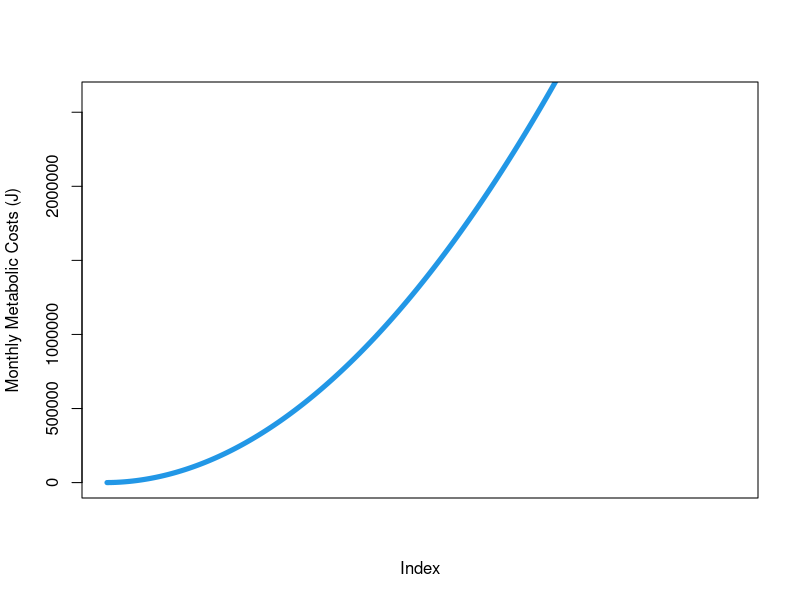
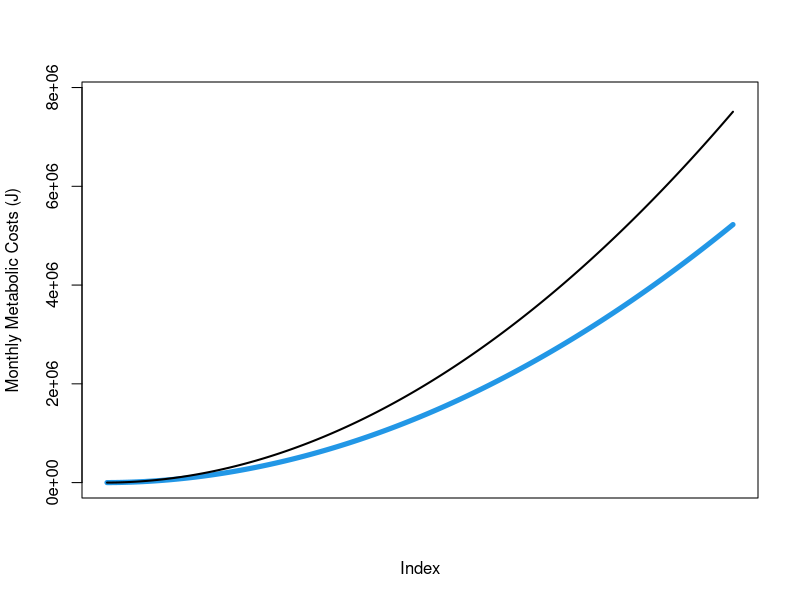
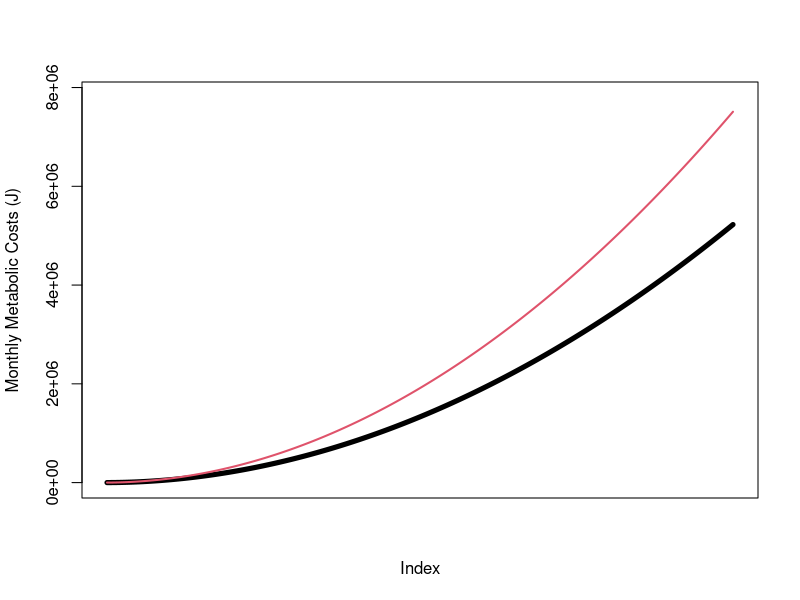

Reproduce these figures in R, in order. (Note: this script raises an error after producing the figures.)
 
#!/usr/bin/env Rscript --vanilla
#install.packages("fields")
# library(fields)
setwd("~/Documents/tuna_theory/")

set.seed(1001)
 
args <-  commandArgs(trailingOnly = TRUE)
counter <- as.numeric(args[1])
reprolimit = as.numeric(args[2])
Kappa = as.numeric(args[3])/12
f_h = as.numeric(args[4])/12



timebin=12
c1=1
 Temp <- 295

Tmax = 18*timebin  #monthly stime steps, maximum lifespan is 18 years

#describe temperature dependent costs
k=1.3e-23
E = 1.04e-19
theta=0.66
coef1  = 5e+16 ##normalization constant puts tuna SMR in the same ballpark as the costs Kitchell et al. (1978) Bioenergetic spectra of skipjack and yellowfin tunas, pp 359 IN Sharp G.D. and Dizon A.E. eds. The Physiological Ecology of Tunas, Academic press.  

#physiological parameters
a <- 1e-5 #from ICCAT 2015 BFT length-weight relationship
scale <-  4.2e+6 #J/kg #from Chapman et al. 2011
b=1.8
d = 2.4

#STATE VARIABLES
phi=1 # only 1 environment
Lmax=375  #maximum size of 4 meters
Lmin = 1 
Estoresmax=350 #maximum stores in loop  

storelimit= 0.75 #proportion of structural mass that inidivduals can devote to energy storage
storemin = 0.1
#reprolimit = 0.35

###################################################################################################################################################################################################
###Lookup Tables - look up costs and food functions so they are not calculated every time

###Sizespectra allow us to descripbe prey preference, encounter, consumption to predict prey availability and mass-specific mortality:
  #total mass maximum in kg
##Prey availability   
phi_a <- 3 #from table 2.2 in Andersen book
K_c <- 10 #from table 2.2, this is averaged over "all" - so PP in stomach of all preds and preys have a MR of 1224 independently of body size - but htis is something that changes with ecosystem according to KAPPA, eg less in deep sea, more in upwelling
lam <- 1.95

##mass dependent mortality
phi_p <- 0.07 #from table 2.2 in Andersen book
f_0 <- 0.6 #somewhere between 0 and 1, but predators rarely caught with totally full stomach
hprime <- 17.2
#f_h<-f_0*hprime
#coefficient on the consumption rate from table 2.2
met_mort <- -0.25 #the argument in Andersen book is that mass-specific rates such as mortality scales with the metabolic esp of 3/4 (Brown et al. 2004). 

 
####ADD SEASONALITY IN RESOURCES AND FOOD TO SOME MONTHS
kmult <-  c(rep(1, 6), rep(2, 6)) #rep(1, timebin) 
raiseT <- c(rep(4,6), rep(0, 6))  # rep(0, timebin)
Mass <- a*(Lmin:Lmax)^3

mu<- phi_p*f_h*Mass^met_mort #note we are excluding "background" mortality that is independent of size.... 

Income = matrix(nrow = timebin, ncol = length(Mass))
MTcosts = matrix(nrow = timebin, ncol = length(Mass))
for (kap in 1:timebin) {
  
  Income[kap, ] <- kmult[kap]*Kappa*phi_a*K_c*Mass^(2-lam) #this describes the scaling with size and ecostystem richness
  MTcosts[kap, ] <-coef1*(Mass)^theta*(exp(-E/(k*(Temp+raiseT[kap])))) 
  
}
 
plot(MTcosts[7, ], type="l", ylab="Monthly Metabolic Costs (J)", xaxt="n", lwd=5, ylim=c(0, 2600000), col=4)
plot(MTcosts[7, ], type="l", ylab="Monthly Metabolic Costs (J)", xaxt="n", lwd=5, ylim=c(0, 7800000), col=4)
lines(MTcosts[1, ], lty=1, col=1, lwd=2)
plot(MTcosts[7, ], type="l", ylab="Monthly Metabolic Costs (J)", xaxt="n", lwd=5, ylim=c(0, 7800000), col=1)
lines(MTcosts[1, ], lty=1, col=2, lwd=2)
#Income = Kappa*phi_a*K_c*Mass^(2-lam) #this describes the scaling with size and ecostystem richness
#plot(Income)
SDfood=0
minI = Income - SDfood * 2
maxI = Income + SDfood * 2
bins = 20
foodmatrix=matrix(ncol=bins, nrow=length(Mass))
weightmatrix=matrix(ncol=bins, nrow=length(Mass))
for(p in 1:length(Mass)) { 
  
  binEdges = seq(minI[p], maxI[p], length.out=bins+1)
  binMids = (binEdges[-1] + binEdges[-(bins+1)])/2
  binWeights = pnorm(binEdges[-1], Income[p], SDfood[p]) - pnorm(binEdges[-(bins+1)], Income[p], SDfood[p])
  
  foodmatrix[p, ] <- binMids
  
}
binWeights <- binWeights / sum(binWeights)
binWeights = ifelse(is.na(binWeights) == TRUE, 1/bins, binWeights)

sto.food <- function (i) {
  sample(foodmatrix[i, ], size=1, prob=binWeights)
}

# matplot(foodmatrix, type="l", lty=1, lwd=2, col=c(gray.colors(bins,start=0.3, end=0.9)), ylab="Income (J)", xlab="Mass (kg)")

###COST FUNCTION  - assume metabolic requirements scale with body size and temperature
# MTcosts <- coef1*(Mass)^theta*exp(-E/(k*Temp))  #costs in J



##MTcosts<- matrix(nrow=length(tempK), ncol=Smax)
# tempK<-293:297
# for (S in (1:Smax)) {
# for(p in 1:length(tempK)) {
# S_g <- S 
# MTcosts[p, S] <-  coef*S_g^theta*exp(-E/(k*tempK[p]))/scale   
# }
# }

# ###plot metabolic cost functions for each temp to check they are sensible
 # matplot( ((1:length(Mass))), t( (MTcosts)), type = "l", lty=1, lwd=2,   xlab=" (Mass (kg))", ylab="Metabolic rate in J/season", col=c(4, 3, "orange", 2, "dark red"))    
#################################################################################################################################################################################################


#DYNAMIC MODEL: life history in a single environment

#dynamic behaviors
u <-  seq(0, 1, by = 0.1) #fraction stored (rest allocated to structure)

r<-  seq(0, 1, by = 0.1) #fraction allocated to reproduction (rest is saved)


#set up arrays to store fitness values  
MaxF=array(dim=c(Estoresmax, Lmax, phi, Tmax),data=-1) #this will store the max fitness for every combination of state and times
MaxF[,,,Tmax]=0 #Fill fitness of Tmax column with 0
MaxF_wE <- MaxF
prob_denom <- MaxF

Vmat=array(dim=c(Estoresmax, Lmax, phi, Tmax-1, length(u), length(r) ))
#Vmat is the fitness value of all possible actions
Vmat[,,,,,]=rep(-1, length(Vmat))

delta <- array(dim=c(Estoresmax, Lmax, phi, Tmax-1, length(u), length(r) ))
prob_numer <- array(dim=c(Estoresmax, Lmax, phi, Tmax-1, length(u), length(r) ))
prob_error <- array(dim=c(Estoresmax, Lmax, phi, Tmax-1, length(u), length(r) ))

#store optimal behaviors
optU=array(dim=c(Estoresmax, Lmax, phi, Tmax-1))
optR=array(dim=c(Estoresmax, Lmax, phi, Tmax-1))


#pb <- txtProgressBar(min=0, max=Estoresmax, style=3) #set up progress bar in console window

#the dynamic loop:
Y <- 1
for (Y in 1:(Estoresmax)) { #for all   values of Energy Stores in loop (unscaled)
  
  #setTxtProgressBar(pb, Y) #progress bar tracks which value of Y we are on
  L <- Lmin
  for (L in Lmin:Lmax) { #for all possible values of Length
    p <- 1
    for (p in 1:phi) { #for every temp environment
      i <- Tmax-1	
      for (i in (Tmax-1):1) { #where i is time (age) in months
    
        for (m  in 1:12) {
          if (i%%12  ==  m) month = m 
        }
        
         
        g <- 1
        for (g in 1:length(u)) { #fractional placeholder (placeholder variable so we can loop over non-integers)
          
          growth = u[g] #Convert integer loop index to fractional value for allocation     
          
          
          h <- 1
          for(h in 1:length(r)) { #where r is fractional allocation to reproductive effort	
            
            reprod = r[h]  #Convert integer loop index to fractional value for allocation
            
            if (growth + reprod > 1)  Vmat[Y,L, p, i, g, h]	<- 0 else 
              
            {
             
             
               
              #calculate all states
              Wstructure<-a*L^3 #  structural mass in kg
              
              EstoresmaxL <-Wstructure*storelimit*scale #modified from Chapman et al.  
              #Energy stores are capped to be a fraction if TOTAL body mass
              
              EcritL <- Wstructure*storemin*scale
              
              if (Y*scale < EstoresmaxL)  Estores<- Y*scale  else 
                Estores=EstoresmaxL	#stored energy capped at a certain body size
              
              
              Wstores<-Estores/(scale) #stores mass in kG
              
              Wtotal <- Wstores+Wstructure  #body mass in KG
              
              Estructure <- Wstructure*scale
              Rlimit <- Estructure*reprolimit
              
              #state dynamics
              
              EstoresP <- Estores*(1-reprod-growth) +Income[month, L]*scale - MTcosts[month, L] #combines mass-dependent food intake and mass-dependent metabolic costs
               
              EstructureP <- Estructure + growth*Estores
              
              WstructureP <- EstructureP/scale 
              
              LengthP <-(WstructureP/a) ^(1/3)
              
              
              EstoresmaxLP <- EstructureP*storelimit 
              EcritLP <- EstructureP*storemin 
              EstoresP <- min(EstoresP, EstoresmaxLP) # this statement caps stores max storage allowed for that size
              EstoresP <- max(EstoresP, 0)	 #if Estores is negative, it is cut off at zero.   
              
              
              ####set up Interpolation of Estores
              
              dx <- EstoresP/scale - floor(EstoresP/scale)
              
              Yindex <- floor(EstoresP/scale)
              
              #make sure the state index does not exceed MAX possible state (AT HIGH END OF STATE RANGE)
              if(Yindex >= Estoresmax ) {
                Yindex = Estoresmax - 1 
                dx = 0 
              } #end if
               #Yindex <- ifelse(Yindex >= Estoresmax,  Estoresmax - 1, Yindex)

              if (ceiling(LengthP) > Lmax) Lindex <- Lmax else
                Lindex <- round(LengthP)
              
              #calculate future fitness with interpolation
              ###also make sure current state is not at critical value; otherwise store fitness from reproduction (which is current stores) plus anticipated future fitness if indvidual survives	
              #if future state is less than EcritL you DO NOT get future fitness  
              
              if(Estores >= EcritL & EstoresP >= EcritLP) {
                if (Yindex > 0 )  FutureFitness <- dx*MaxF[Yindex,Lindex,p,i+1] + (1-dx)*MaxF[Yindex+1, Lindex, p, i+1] else FutureFitness <- (1-dx)*MaxF[Yindex+1, Lindex, p, i+1]
              } else  FutureFitness <- 0
              
              # foodfit = rep(0, length(EstoresP))
              
              # for (f in 1:length(EstoresP)) {  
            #   if(Estores >= EcritL &   EstoresP[f] >= EcritLP) {
            #     if (Yindex[f] > 0 )  foodfit[f] <- dx[f]*MaxF[Yindex[f],Lindex,p,i+1] + (1-dx[f])*MaxF[Yindex[f]+1, Lindex, p, i+1] else foodfit[f] <- (1-dx[f])*MaxF[Yindex[f]+1, Lindex, p, i+1]
            #   } else  foodfit[f] <- 0
            #       }#end f loop
            # Wtfood<-foodfit*binWeights
            # FutureFitness = mean(Wtfood)
              
              
              
              #####if current state is greater than EcritL you get current fitness    	 
              
              if(Estores >= EcritL)  currentR <- min(reprod*Estores, Rlimit) else
                currentR <- 0
              
              
               Vmat[Y,L, p, i, g, h]	<-  currentR + exp(-mu[L]-reprod*0)*FutureFitness 
              
              
            } #end if growth + reprod < 1	   
            
            
          } #end h loop
        } #end g loop
        
        #find and store the highest fitness from growth and reproduction combinations for all other variables.
        MaxF[Y,L,p,i] <-  max(Vmat[Y,L, p, i, , ])
        
        #find out th differences in fitness of all strategies from the maximum, use the mean if a tie, record the difference for later error introduction:
        
        mult_u <- rep(NA, length(u))
        mult_r <- rep(NA, length(r))
        
        for (g in length(u):1) {
          for(h in length(r):1) {
            
            
            
            if (MaxF[Y, L,p,i] - Vmat[Y,L, p, i, g, h]   == 0) {
              
              mult_u[g] <- u[g]	   #record all behaviors that have the same fitnes as the max.         
              mult_r[h] <- r[h]	
              
            }  #end if
            
          } # end 2nd h loop  
        } #end 2nd g loop
        
        #take mean of all behaviors with same fitness as max
        
        optU[Y, L,p,i]=min(mult_u, na.rm=TRUE) 
        optR[Y, L,p,i]=min(mult_r, na.rm=TRUE)  
        
        
        
        
      } #end i loop
    }	#end p loop
  } #end L loop
  
} #end Y loop
 
# close(pb) #close progress bar
# require(fields)
# pal=terrain.colors(n=100)# ##set the palette
# quartz()
# par(mfrow=c(2,2)) 	
# image(optU[1:36, 45:100, 1,1], col=pal,   ylab="Size", xlab="Energy Stores", main="Growth, Age is 1" )
# image(optU[  , 100  , 1,   ], col=pal, ylab="Age", xlab="growth", main="Growth, Length is 100" ) 

# image(optU[ , 200 , 1,  ] , col=pal, ylab="Age", xlab="Energy Stores", main="Growth, Length is 200" ) 


 # quartz()
 # par(mfrow=c(2,2)) 	
 # 
 # image( optR[1:36, 45:100 ,1,1], col=pal, ylab="Size", xlab="Energy Stores", main="Repro, Age is 1 " )	   	   
 # 
 # image(optR[ , 100  , 1,  ],col=pal, ylab="Age", xlab="Energy Stores", main="R, Length is 100" ) 
 # 
 # image(optR[, 200 , 1, ], col=pal, ylab="Age", xlab="Energy Stores", main="R, Length is 200" ) 
 # 

# # 	  # # image(optR[,  300  , 1 , ], col=pal  ) 
set.seed(2001)
 
nindiv=2  
 
Ngroups=1
group=1

initialsize <- rep(50, 2) #as.integer(rnorm(nindiv, mean=50, sd=2.5))
alive=matrix(ncol = Tmax, nrow= Ngroups, data=0)

idist=matrix(data=NA, nrow=nindiv, ncol=Tmax) #keeps track of energetic state over time
sizedist=matrix(data=NA, nrow=nindiv, ncol=Tmax)
g_allo= array(dim=c(nindiv, Tmax), data = 0 )
repro= array(dim=c(nindiv, Tmax), data = 0 ) 
income=array(dim=c(nindiv, Tmax), data = 0 )
#these will give storage fraction and reproduction for each individual, given its two states at each time

#z=rnorm(nindiv, mean=scale*a*initialsize^3*(storelimit - 0.05), sd=0) ## Generate a population (z) of indivdiuals, condition based on weight  (95% of max for size, with some variation)
z<- scale*a*initialsize^3*(storelimit - 0.05)

idist[,1]=ceiling(z) #this rounds every z up to the nearest integer for the first time step  
#idist[,1] is the initial state -- better to use ceiling() than floor()
sizedist[,1]<- initialsize   
#stores number of survivors at each time

reproduction=matrix(0, nindiv, Tmax) #stores how much they reproduce at each time. 

#draw random numbers for every individual's survival chance at every time (above or below exp(-mu))  
randraw=matrix(runif(nindiv*(Tmax), max=1, min=0), nrow=nindiv, ncol=Tmax)
randraw2=matrix(runif(nindiv*(Tmax), max=1, min=0), nrow=nindiv, ncol=Tmax)
normdraw=matrix(rnorm(nindiv*(Tmax), mean=1, sd=0.005), nrow=nindiv, ncol=Tmax) #add stochasticity in food intake

survival=rep(0, Tmax)
survival[1]<-1

for (i in 1:(Tmax-1)) { 
  for (m  in 1:12) {
    if (i%%12  ==  m) month = m 
  }
  
  
  state  <- idist[,i] 
  
  size <- round(sizedist[,i])  
   
  
  EcritL <-  scale*a*size^3*storemin   
  
  index <- which(state >= EcritL) #which individuals are still alive (didn't starve)
  
  if(length(index) > 1) {
    
    ##find interpolated behaviors
    Ilo <- floor(state[index]/scale)
    
    #these ifelse statemnts deal with the upper boundary on Estores (energetic state):
    #find the allocation strategies of individuals of these states and age, regardless of   whether they survive  (since they behave first) 
    Ilo <- ifelse(Ilo >= Estoresmax, Estoresmax-1, Ilo)   
    dx <- ifelse(Ilo >= Estoresmax, 1, state[index]/scale - Ilo) 
    
    ##NOW WE NEED TO LOOK UP THE OPTIMAL BEHAVIORS FROM THE BACKWARD SOLUTION
    #CAREFULLY DEALING WITH THE CASE OF LOW STATE 
    condind <- Ilo == 0
    
    ##   if state is between 0 and 1 (Ilo = 0)the strategy is only (1 - dx)*(state=1)
    g_allo[index[condind==TRUE], i] <- round((1 - dx[condind==TRUE])*diag(optU[Ilo[condind==TRUE]+1, size[index[condind==TRUE]], p, i]),1)  
    repro[index[condind==TRUE], i] <- round((1 - dx[condind==TRUE])*diag(optR[Ilo[condind==TRUE]+1, size[index[condind==TRUE]], p, i]),1) 
    
    g_allo[index[condind==FALSE], i] <- round(dx[condind==FALSE]*diag(optU[Ilo[condind==FALSE], size[index[condind==FALSE]], p, i]) + (1 - dx[condind==FALSE])*diag(optU[Ilo[condind==FALSE]+1, size[index[condind==FALSE]], p, i]),1)  
    repro[index[condind==FALSE], i] <-round(dx[condind==FALSE]*diag(optR[Ilo[condind==FALSE], size[index[condind==FALSE]], p, i]) +  (1 - dx[condind==FALSE])*diag(optR[Ilo[condind==FALSE]+1, size[index[condind==FALSE]], p, i]),1	)	  					  
    
    #now calculate Wtotal, Costs, and Net energy intake
    
    Wstructure<- a*size[index]^3 #structural mass in kilograms 
     
    
    Estructure <- Wstructure*scale
    Replim <- Estructure*reprolimit       
    EstoresmaxL <-Wstructure*storelimit*scale #modified from Chapman et al.  
    #Energy stores are capped to be a fraction if TOTAL body mass
    
    
    
    state[index] <- ifelse(state[index] > EstoresmaxL, EstoresmaxL, state[index]) #stored energy capped at a certain body size
    
    Wstores<-state[index]/scale
    
    Wtotal <-  Wstores+Wstructure   #body mass
    
    
    # REPRODUCE AND GROW BEFORE SURVIAL IS DETERMINED    
    
    reproduction[index, i]<- ifelse(repro[index, i]*state[index] < Replim, repro[index, i]*state[index], Replim)    
    
    nextsize <-   ((Wstructure +  g_allo[index,i]*Wstores)/a)^(1/3)
    
    #survival <- randraw[index,i] <= exp(-mu[size[index]]) 
     
    survival[i+1] <- survival[i]*exp(-mu[size[index[1]]]-repro[index, i]*0)
    
    critstores <- a*nextsize^3*storemin*scale
    
    Food<-sapply(size[index], sto.food) #calculates stochastic food quantity for every index individual
    
    #####future state calculation:
   idist[index,i+1] <- (1-repro[index, i]-g_allo[index,i])*state[index] + Income[month, size[index]]*scale - MTcosts[month, size[index]] 
    
   sizedist[index, i+1] <- nextsize
    
    #alive[group, i+1]=sum(idist[,i+1] > 0, na.rm=TRUE) #number of survivors
    
    
  }#end if
}     #end time (i) loop

x1=3*timebin+1
y1= (colSums(alive))[x1]

x2=4*timebin 

y2=(colSums(alive))[x2]

reproduction[, -Tmax]<-ifelse(reproduction[, -Tmax]>0,  reproduction[, -Tmax], NA)

idist[, -Tmax]<-ifelse(idist[, -Tmax]>0,  idist[, -Tmax], NA)

write.csv(idist, file=paste0("HiCosts/Temp295/seasons/03State",  "f_h", round(f_h, 2),  "Kappa", round(Kappa,2), "reprolimit", reprolimit, "storelimit", storelimit, ".csv"))
write.csv(sizedist, file=paste0("HiCosts/Temp295/seasons/01Length",  "f_h", round(f_h, 2),   "Kappa", round(Kappa,2),  "reprolimit", reprolimit, "storelimit", storelimit, ".csv"))
write.csv(reproduction, file=paste0("HiCosts/Temp295/seasons/02Repro",  "f_h", round(f_h, 2),   "Kappa", round(Kappa,2),  "reprolimit", reprolimit, "storelimit", storelimit, ".csv")) 
write.csv(survival, file=paste0("HiCosts/Temp295/seasons/04Surv",  "f_h", round(f_h, 2),   "Kappa", round(Kappa,2),   "reprolimit", reprolimit, "storelimit", storelimit, ".csv")) 
 
